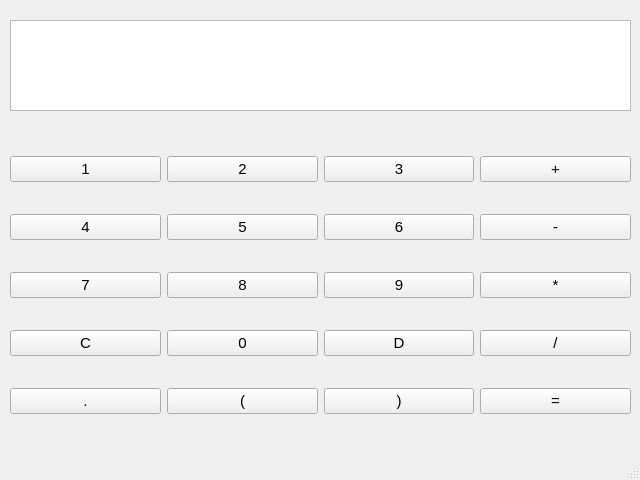
<?xml version="1.0" encoding="UTF-8"?>
<ui version="4.0">
 <class>MainWindow</class>
 <widget class="QMainWindow" name="MainWindow">
  <property name="geometry">
   <rect>
    <x>0</x>
    <y>0</y>
    <width>640</width>
    <height>480</height>
   </rect>
  </property>
  <property name="windowTitle">
   <string>MainWindow</string>
  </property>
  <widget class="QWidget" name="centralwidget">
   <widget class="QWidget" name="gridLayoutWidget">
    <property name="geometry">
     <rect>
      <x>10</x>
      <y>130</y>
      <width>621</width>
      <height>311</height>
     </rect>
    </property>
    <layout class="QGridLayout" name="gridLayout">
     <item row="3" column="1">
      <widget class="QPushButton" name="B0">
       <property name="font">
        <font>
         <pointsize>11</pointsize>
        </font>
       </property>
       <property name="text">
        <string>0</string>
       </property>
      </widget>
     </item>
     <item row="2" column="0">
      <widget class="QPushButton" name="B7">
       <property name="font">
        <font>
         <pointsize>11</pointsize>
        </font>
       </property>
       <property name="text">
        <string>7</string>
       </property>
      </widget>
     </item>
     <item row="0" column="1">
      <widget class="QPushButton" name="B2">
       <property name="font">
        <font>
         <pointsize>11</pointsize>
        </font>
       </property>
       <property name="text">
        <string>2</string>
       </property>
      </widget>
     </item>
     <item row="1" column="2">
      <widget class="QPushButton" name="B6">
       <property name="font">
        <font>
         <pointsize>11</pointsize>
        </font>
       </property>
       <property name="text">
        <string>6</string>
       </property>
      </widget>
     </item>
     <item row="2" column="1">
      <widget class="QPushButton" name="B8">
       <property name="font">
        <font>
         <pointsize>11</pointsize>
        </font>
       </property>
       <property name="text">
        <string>8</string>
       </property>
      </widget>
     </item>
     <item row="3" column="2">
      <widget class="QPushButton" name="Dl">
       <property name="font">
        <font>
         <pointsize>11</pointsize>
        </font>
       </property>
       <property name="text">
        <string>D</string>
       </property>
      </widget>
     </item>
     <item row="4" column="0">
      <widget class="QPushButton" name="Point">
       <property name="font">
        <font>
         <pointsize>11</pointsize>
        </font>
       </property>
       <property name="text">
        <string>.</string>
       </property>
      </widget>
     </item>
     <item row="1" column="1">
      <widget class="QPushButton" name="B5">
       <property name="font">
        <font>
         <pointsize>11</pointsize>
        </font>
       </property>
       <property name="text">
        <string>5</string>
       </property>
      </widget>
     </item>
     <item row="4" column="1">
      <widget class="QPushButton" name="LP">
       <property name="font">
        <font>
         <pointsize>11</pointsize>
        </font>
       </property>
       <property name="text">
        <string>(</string>
       </property>
      </widget>
     </item>
     <item row="0" column="0">
      <widget class="QPushButton" name="B1">
       <property name="font">
        <font>
         <pointsize>11</pointsize>
        </font>
       </property>
       <property name="text">
        <string>1</string>
       </property>
      </widget>
     </item>
     <item row="4" column="2">
      <widget class="QPushButton" name="RP">
       <property name="font">
        <font>
         <pointsize>11</pointsize>
        </font>
       </property>
       <property name="text">
        <string>)</string>
       </property>
      </widget>
     </item>
     <item row="2" column="2">
      <widget class="QPushButton" name="B9">
       <property name="font">
        <font>
         <pointsize>11</pointsize>
        </font>
       </property>
       <property name="text">
        <string>9</string>
       </property>
      </widget>
     </item>
     <item row="1" column="0">
      <widget class="QPushButton" name="B4">
       <property name="font">
        <font>
         <pointsize>11</pointsize>
        </font>
       </property>
       <property name="text">
        <string>4</string>
       </property>
      </widget>
     </item>
     <item row="0" column="2">
      <widget class="QPushButton" name="B3">
       <property name="font">
        <font>
         <pointsize>11</pointsize>
        </font>
       </property>
       <property name="text">
        <string>3</string>
       </property>
      </widget>
     </item>
     <item row="3" column="0">
      <widget class="QPushButton" name="Cl">
       <property name="font">
        <font>
         <pointsize>11</pointsize>
        </font>
       </property>
       <property name="text">
        <string>C</string>
       </property>
      </widget>
     </item>
     <item row="0" column="3">
      <widget class="QPushButton" name="Plus">
       <property name="font">
        <font>
         <pointsize>11</pointsize>
        </font>
       </property>
       <property name="text">
        <string>+</string>
       </property>
      </widget>
     </item>
     <item row="1" column="3">
      <widget class="QPushButton" name="Minus">
       <property name="font">
        <font>
         <pointsize>11</pointsize>
        </font>
       </property>
       <property name="text">
        <string>-</string>
       </property>
      </widget>
     </item>
     <item row="2" column="3">
      <widget class="QPushButton" name="Mul">
       <property name="font">
        <font>
         <pointsize>11</pointsize>
        </font>
       </property>
       <property name="text">
        <string>*</string>
       </property>
      </widget>
     </item>
     <item row="3" column="3">
      <widget class="QPushButton" name="Del">
       <property name="font">
        <font>
         <pointsize>11</pointsize>
        </font>
       </property>
       <property name="text">
        <string>/</string>
       </property>
      </widget>
     </item>
     <item row="4" column="3">
      <widget class="QPushButton" name="Equal">
       <property name="font">
        <font>
         <pointsize>11</pointsize>
        </font>
       </property>
       <property name="text">
        <string>=</string>
       </property>
      </widget>
     </item>
    </layout>
   </widget>
   <widget class="QPlainTextEdit" name="plainTextEdit">
    <property name="geometry">
     <rect>
      <x>10</x>
      <y>20</y>
      <width>621</width>
      <height>91</height>
     </rect>
    </property>
    <property name="font">
     <font>
      <pointsize>11</pointsize>
     </font>
    </property>
    <property name="readOnly">
     <bool>true</bool>
    </property>
   </widget>
  </widget>
  <widget class="QMenuBar" name="menubar">
   <property name="geometry">
    <rect>
     <x>0</x>
     <y>0</y>
     <width>640</width>
     <height>20</height>
    </rect>
   </property>
  </widget>
  <widget class="QStatusBar" name="statusbar"/>
 </widget>
 <resources/>
 <connections/>
</ui>
